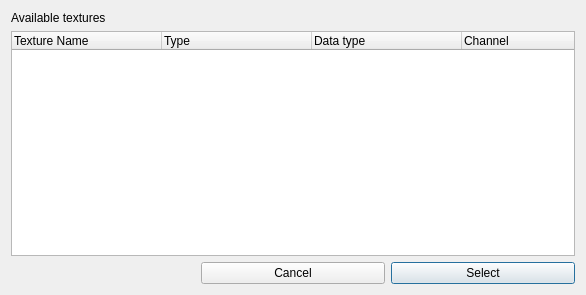
<?xml version="1.0" encoding="UTF-8"?>
<ui version="4.0">
 <class>textureSelector</class>
 <widget class="QDialog" name="textureSelector">
  <property name="geometry">
   <rect>
    <x>0</x>
    <y>0</y>
    <width>586</width>
    <height>295</height>
   </rect>
  </property>
  <property name="windowTitle">
   <string>Select a Texture</string>
  </property>
  <layout class="QGridLayout" name="gridLayout">
   <item row="2" column="2">
    <widget class="QPushButton" name="btnOK">
     <property name="text">
      <string>Select</string>
     </property>
    </widget>
   </item>
   <item row="0" column="0">
    <widget class="QLabel" name="label">
     <property name="text">
      <string>Available textures</string>
     </property>
    </widget>
   </item>
   <item row="2" column="1">
    <widget class="QPushButton" name="btnCancel">
     <property name="text">
      <string>Cancel</string>
     </property>
    </widget>
   </item>
   <item row="1" column="0" colspan="3">
    <widget class="QTreeWidget" name="textureList">
     <attribute name="headerDefaultSectionSize">
      <number>150</number>
     </attribute>
     <column>
      <property name="text">
       <string>Texture Name</string>
      </property>
     </column>
     <column>
      <property name="text">
       <string>Type</string>
      </property>
     </column>
     <column>
      <property name="text">
       <string>Data type</string>
      </property>
     </column>
     <column>
      <property name="text">
       <string>Channel</string>
      </property>
     </column>
    </widget>
   </item>
  </layout>
 </widget>
 <resources/>
 <connections>
  <connection>
   <sender>btnCancel</sender>
   <signal>clicked()</signal>
   <receiver>textureSelector</receiver>
   <slot>reject()</slot>
   <hints>
    <hint type="sourcelabel">
     <x>330</x>
     <y>271</y>
    </hint>
    <hint type="destinationlabel">
     <x>149</x>
     <y>273</y>
    </hint>
   </hints>
  </connection>
  <connection>
   <sender>btnOK</sender>
   <signal>clicked()</signal>
   <receiver>textureSelector</receiver>
   <slot>accept()</slot>
   <hints>
    <hint type="sourcelabel">
     <x>515</x>
     <y>272</y>
    </hint>
    <hint type="destinationlabel">
     <x>62</x>
     <y>264</y>
    </hint>
   </hints>
  </connection>
 </connections>
</ui>
